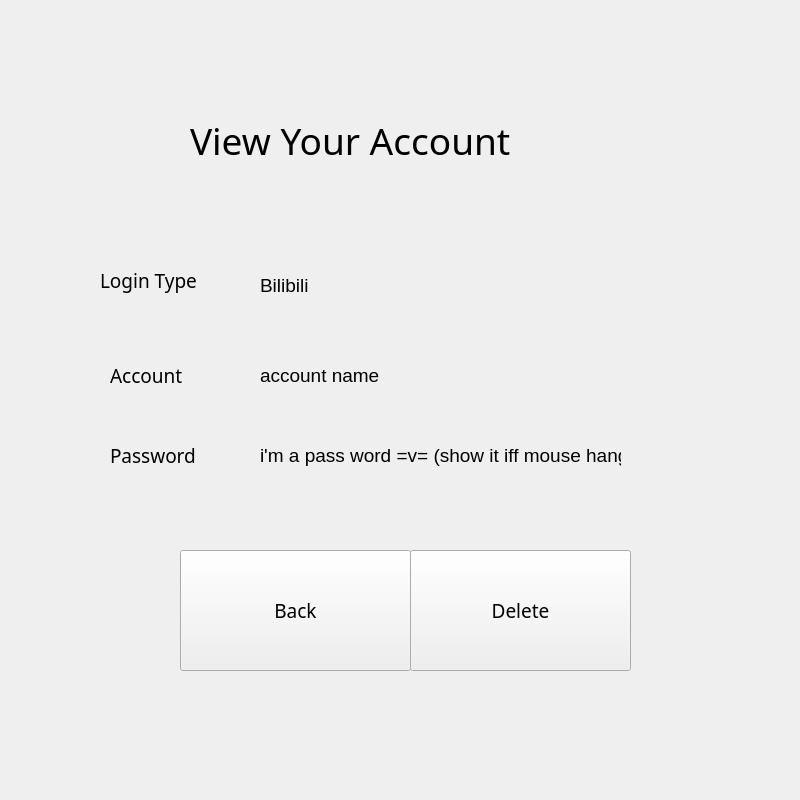
<?xml version="1.0" encoding="UTF-8"?>
<ui version="4.0">
 <class>RecordWindow</class>
 <widget class="QMainWindow" name="RecordWindow">
  <property name="geometry">
   <rect>
    <x>0</x>
    <y>0</y>
    <width>800</width>
    <height>800</height>
   </rect>
  </property>
  <property name="minimumSize">
   <size>
    <width>800</width>
    <height>800</height>
   </size>
  </property>
  <property name="maximumSize">
   <size>
    <width>800</width>
    <height>800</height>
   </size>
  </property>
  <property name="windowTitle">
   <string>Password Defender</string>
  </property>
  <widget class="QWidget" name="centralWidget">
   <widget class="QLabel" name="indicator3">
    <property name="geometry">
     <rect>
      <x>110</x>
      <y>330</y>
      <width>131</width>
      <height>91</height>
     </rect>
    </property>
    <property name="font">
     <font>
      <family>Berlin Sans FB Demi</family>
      <pointsize>14</pointsize>
      <weight>9</weight>
      <italic>false</italic>
      <bold>false</bold>
     </font>
    </property>
    <property name="styleSheet">
     <string notr="true">font: 75 14pt &quot;Berlin Sans FB Demi&quot;;</string>
    </property>
    <property name="text">
     <string>Account</string>
    </property>
   </widget>
   <widget class="QLabel" name="accountLabel">
    <property name="geometry">
     <rect>
      <x>260</x>
      <y>320</y>
      <width>291</width>
      <height>111</height>
     </rect>
    </property>
    <property name="font">
     <font>
      <family>Arial</family>
      <pointsize>14</pointsize>
      <weight>50</weight>
      <italic>false</italic>
      <bold>false</bold>
     </font>
    </property>
    <property name="styleSheet">
     <string notr="true">font: 14pt &quot;Arial&quot;;</string>
    </property>
    <property name="text">
     <string>account name</string>
    </property>
   </widget>
   <widget class="QLabel" name="indicator4">
    <property name="geometry">
     <rect>
      <x>110</x>
      <y>410</y>
      <width>131</width>
      <height>91</height>
     </rect>
    </property>
    <property name="font">
     <font>
      <family>Berlin Sans FB Demi</family>
      <pointsize>14</pointsize>
      <weight>9</weight>
      <italic>false</italic>
      <bold>false</bold>
     </font>
    </property>
    <property name="styleSheet">
     <string notr="true">font: 75 14pt &quot;Berlin Sans FB Demi&quot;;</string>
    </property>
    <property name="text">
     <string>Password</string>
    </property>
   </widget>
   <widget class="QLabel" name="passwordLabel">
    <property name="geometry">
     <rect>
      <x>260</x>
      <y>390</y>
      <width>361</width>
      <height>131</height>
     </rect>
    </property>
    <property name="font">
     <font>
      <family>Arial</family>
      <pointsize>14</pointsize>
      <weight>50</weight>
      <italic>false</italic>
      <bold>false</bold>
     </font>
    </property>
    <property name="styleSheet">
     <string notr="true">font: 14pt &quot;Arial&quot;;</string>
    </property>
    <property name="text">
     <string>i'm a pass word =v= (show it iff mouse hang)</string>
    </property>
   </widget>
   <widget class="QLabel" name="indicator1">
    <property name="geometry">
     <rect>
      <x>190</x>
      <y>60</y>
      <width>531</width>
      <height>161</height>
     </rect>
    </property>
    <property name="font">
     <font>
      <family>Gill Sans Ultra Bold</family>
      <pointsize>28</pointsize>
      <weight>50</weight>
      <italic>false</italic>
      <bold>false</bold>
     </font>
    </property>
    <property name="styleSheet">
     <string notr="true">font: 87 14pt &quot;Segoe UI Black&quot;;
font: 87 28pt &quot;Bodoni MT Black&quot;;
font: 28pt &quot;Gill Sans Ultra Bold&quot;;</string>
    </property>
    <property name="text">
     <string>View Your Account</string>
    </property>
   </widget>
   <widget class="QLabel" name="loginLabel">
    <property name="geometry">
     <rect>
      <x>260</x>
      <y>240</y>
      <width>271</width>
      <height>91</height>
     </rect>
    </property>
    <property name="font">
     <font>
      <family>Arial</family>
      <pointsize>14</pointsize>
      <weight>50</weight>
      <italic>false</italic>
      <bold>false</bold>
     </font>
    </property>
    <property name="styleSheet">
     <string notr="true">font: 12pt &quot;Consolas&quot;;
font: 14pt &quot;Arial&quot;;</string>
    </property>
    <property name="text">
     <string>Bilibili</string>
    </property>
   </widget>
   <widget class="QLabel" name="indicator2">
    <property name="geometry">
     <rect>
      <x>100</x>
      <y>230</y>
      <width>131</width>
      <height>101</height>
     </rect>
    </property>
    <property name="font">
     <font>
      <family>Berlin Sans FB Demi</family>
      <pointsize>14</pointsize>
      <weight>9</weight>
      <italic>false</italic>
      <bold>false</bold>
     </font>
    </property>
    <property name="styleSheet">
     <string notr="true">font: 87 14pt &quot;Segoe UI Black&quot;;
font: 75 14pt &quot;Berlin Sans FB Demi&quot;;</string>
    </property>
    <property name="text">
     <string>Login Type</string>
    </property>
   </widget>
   <widget class="QPushButton" name="backButton">
    <property name="geometry">
     <rect>
      <x>180</x>
      <y>550</y>
      <width>231</width>
      <height>121</height>
     </rect>
    </property>
    <property name="font">
     <font>
      <family>Berlin Sans FB Demi</family>
      <pointsize>14</pointsize>
      <weight>9</weight>
      <italic>false</italic>
      <bold>false</bold>
     </font>
    </property>
    <property name="styleSheet">
     <string notr="true">border-image: url(:/new/prefix1/images/button.png);
font: 75 14pt &quot;Berlin Sans FB Demi&quot;;</string>
    </property>
    <property name="text">
     <string>Back</string>
    </property>
   </widget>
   <widget class="QPushButton" name="deleteButton">
    <property name="geometry">
     <rect>
      <x>410</x>
      <y>550</y>
      <width>221</width>
      <height>121</height>
     </rect>
    </property>
    <property name="font">
     <font>
      <family>Berlin Sans FB Demi</family>
      <pointsize>14</pointsize>
      <weight>9</weight>
      <italic>false</italic>
      <bold>false</bold>
     </font>
    </property>
    <property name="styleSheet">
     <string notr="true">font: 75 14pt &quot;Berlin Sans FB Demi&quot;;
border-image: url(:/new/prefix1/images/button.png);
</string>
    </property>
    <property name="text">
     <string>Delete</string>
    </property>
   </widget>
   <widget class="QLabel" name="label">
    <property name="geometry">
     <rect>
      <x>2</x>
      <y>-1</y>
      <width>801</width>
      <height>801</height>
     </rect>
    </property>
    <property name="text">
     <string/>
    </property>
    <property name="pixmap">
     <pixmap resource="../myresources.qrc">:/new/prefix1/images/bg.jpg</pixmap>
    </property>
   </widget>
   <zorder>label</zorder>
   <zorder>indicator3</zorder>
   <zorder>accountLabel</zorder>
   <zorder>indicator4</zorder>
   <zorder>passwordLabel</zorder>
   <zorder>indicator1</zorder>
   <zorder>loginLabel</zorder>
   <zorder>indicator2</zorder>
   <zorder>backButton</zorder>
   <zorder>deleteButton</zorder>
  </widget>
 </widget>
 <layoutdefault spacing="6" margin="11"/>
 <resources>
  <include location="../myresources.qrc"/>
 </resources>
 <connections/>
</ui>
